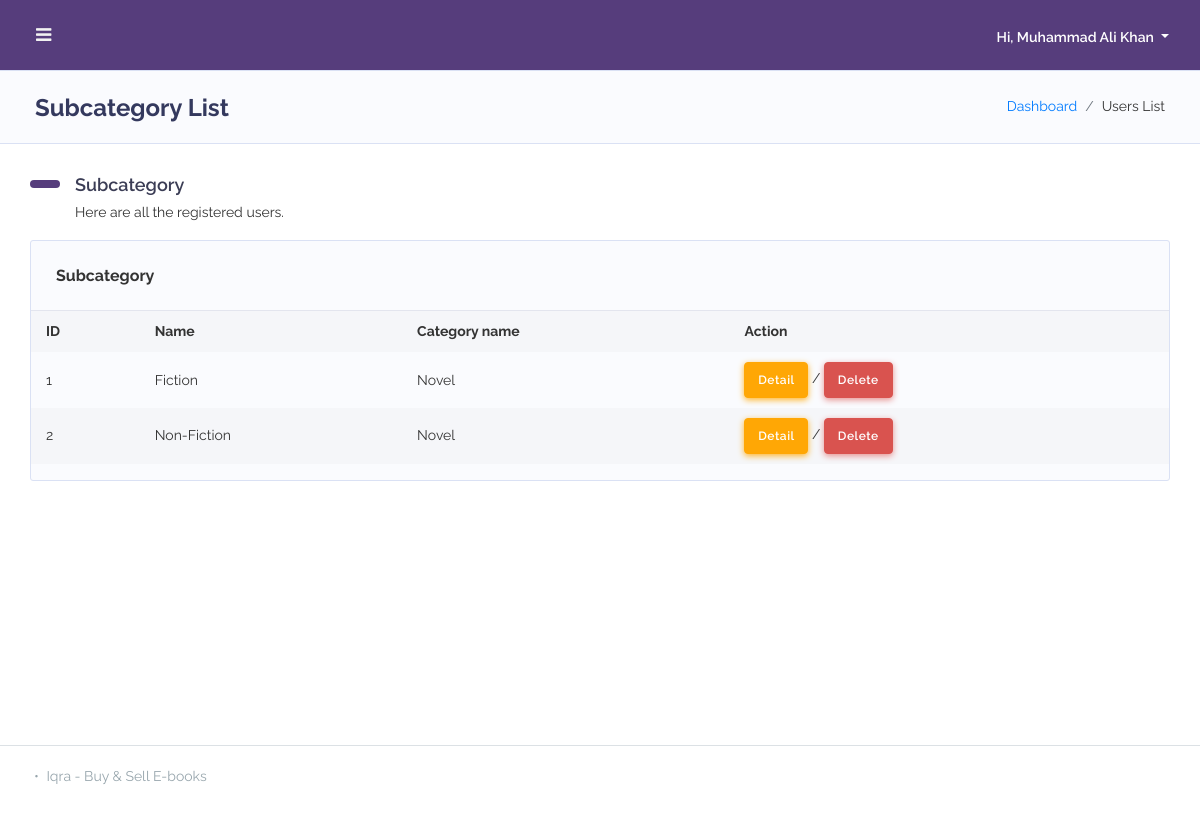
Page /list-subcategory.php (signed in) on the earlier database version.
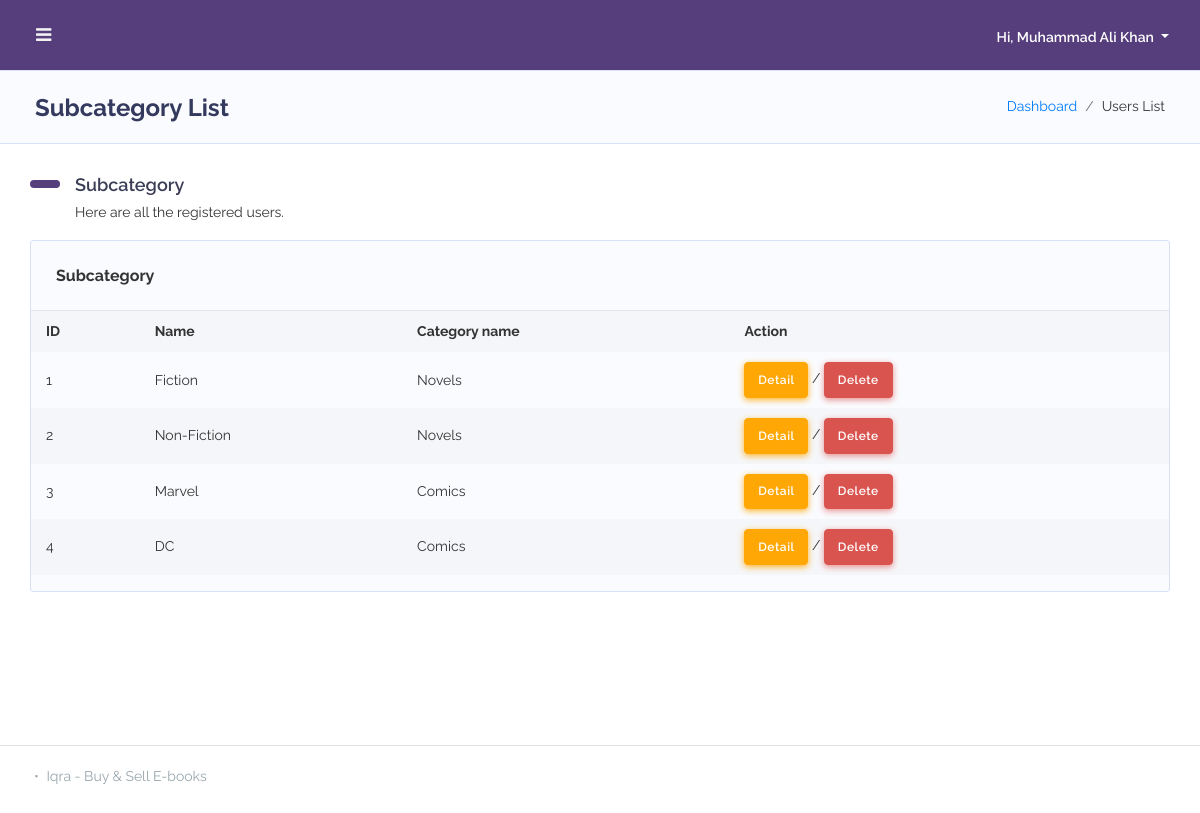
Same page on the later database version.
### tables this page shows
CREATE TABLE `subcategory` (
  `id` int(11) NOT NULL,
  `name` varchar(255) NOT NULL,
  `category_id` int(11) NOT NULL
);

CREATE TABLE `category` (
  `id` int(11) NOT NULL,
  `name` varchar(255) NOT NULL
);

### admin-header.php (called while the page is built, shortened)
<?php
$db = new database();
?>

### inc/database.inc.php (called while the page is built, shortened)
<?php
    include("./inc/utility.inc.php");
    class database
    {
        private $host = "localhost";
        private $user = "root";
        private $pswd = "";
        private $db = "ebookdb";
        private $link = null;
        function __construct()
        {
            $this->link = mysqli_connect($this->host, $this->user, $this->pswd, $this->db);
        }
        function query($q){
            $res = mysqli_query($this->link, $q);
            if ($res) {
                $out = "Query Executed Sucessfully ✅ query: $q";
            } else {
                $out = "Query Error ❌: " . mysqli_errno($this->get_link()) . " on query: $q";
                echo Utility::console_error($out);
            }
            return $res;
        }
        public function get_entity($table_name, $id){
            $q = "SELECT * FROM `$table_name` WHERE ID = " . $id;
            $res = $this->query($q);
            return $res->fetch_assoc();
        }
        public function get_entities($table_name){
            $q = "SELECT * FROM `$table_name`";
            $res = $this->query($q);
            return $res;
        }
    }
?>

### inc/utility.inc.php (called while the page is built, shortened)
<?php
class Utility
{
    static function log($msg)
    {
        $time = date('m/d/y h:iA', time());
        $page = basename($_SERVER['PHP_SELF']);
        $user = isset($_SESSION["user_id"]) ? $_SESSION["user_id"] : "guest";
        $contents = file_get_contents('log.txt');
        $contents .=  "User: $user\t$time\t$page\t$msg\r";
    }
}

### list-subcategory.php (the view, shortened to what the changed rows need)
<?php
include './inc/database.inc.php';
?>
<!DOCTYPE html>
<html lang="en">
<head>
    <?php include "./admin-head.php"; ?>
</head>
<body class="layout-4">
    <div id="app">
        <div class="main-wrapper main-wrapper-1">
            <?php include "./admin-header.php"; ?>
            <div class="main-content">
                <section class="section">
                    <div class="section-header">
                        <h1>Subcategory List</h1>
                    </div>
                    <div class="section-body">
                        <h2 class="section-title">Subcategory</h2>
                        <div class="row">
                            <div class="col-12 col-md-12 col-lg-12">
                                <div class="card">
                                    <div class="card-body p-0">
                                        <div class="table-responsive">
                                            <table class="table table-striped table-md v_center">
                                                <tr>
                                                    <th>ID</th>
                                                    <th>Name</th>
                                                    <th>Category name</th>
                                                    <th>Action</th>
                                                </tr>
                                                <?php
                                                $res = $db->get_entities('subcategory');
                                                while ($row = mysqli_fetch_array($res)) {
                                                ?>
                                                    <tr>
                                                        <td><?= $row["id"] ?></td>
                                                        <td><?= $row["name"] ?></td>
                                                    <td><?php
                                                    $idd = $row["category_id"];
                                                    $c = $db->get_entity('category', $idd);
                                                    echo $c['name'];
                                                    ?></td>
                                                        <td><a href="details-subcategory.php?id=<?=$row["id"]?>" class="btn btn-secondary">Detail</a> / <a href="delete-confirm-subcategory.php?id=<?=$row["id"]?>" class="btn btn-danger">Delete</a></td>
                                                    </tr>
                                                    <?php } if($res->num_rows == 0){
                                                    echo "<tr><td colspan='7'><div class='alert alert-danger'>No subcategory found!</div></td></tr>";
                                                }?>
                                            </table>
                                        </div>
                                    </div>
                                </div>
                            </div>
                        </div>
                    </div>
                </section>
            </div>
        </div>
    </div>
</body>
</html>

Differences in the rows shown:
changed through a linked row, subcategory "Fiction": category.name "Novel" → "Novels"
changed through a linked row, subcategory "Non-Fiction": category.name "Novel" → "Novels"
added subcategory: id "3", name "Marvel", category.name "Comics"
added subcategory: id "4", name "DC", category.name "Comics"
